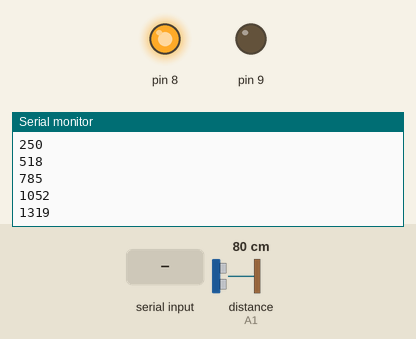
Recording of a sketch running on a simulated Arduino Leonardo, built with avr-gcc and run on an emulated ATmega32U4. Parts: output pins drawn as LEDs (lit = HIGH), the last lines printed to the serial monitor. Wiring (inferred from the names in the program): ultrasonic range finder: trigger A0; echo A1. Inputs (shaded band) come from the test bench; at power-on: distance to the obstacle (sensor on A1) 80 cm. The echo pulse lasts 58.3 µs per cm; pins used as bus, display or sensor lines are not drawn.

Above: at 1.4 s.
1.5 s: "A" received over Serial
At 2.2 s:
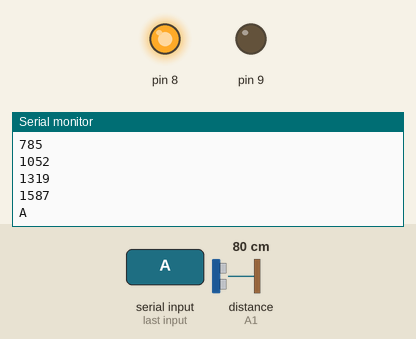
3.1 s: "B" received over Serial
At 5.0 s:
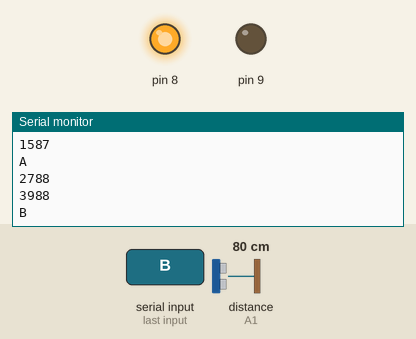
5.5 s: "C" received over Serial
At 7.2 s:
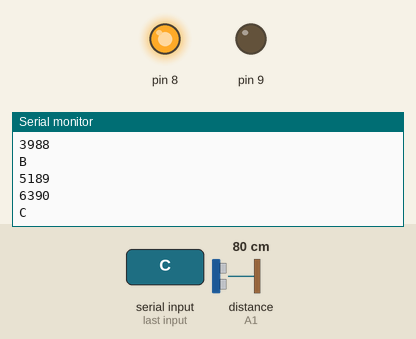
Timing chart, 0 to 8.7 s (numbered marks = the images above; inputs shaded):
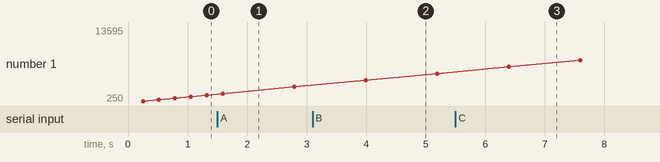

Measured:
- after the input at 1.5 s, the serial monitor: prints a new line after 0.10 s (image 1)
- after the input at 3.1 s, the serial monitor: prints a new line after 0.91 s (image 2)
- after the input at 5.5 s, the serial monitor: prints a new line after 0.91 s (image 3)
- plotted number 1: 1319 → 2788 after the input at 1.5 s

The sketch:

baize_hexapodRobot.ino
```cpp
#define speed_s 50


#define TRIGGER A0
#define ECHO A1

#define dis_min 20        //超声波避障距离
#define dis_max 180       //超声波检测最大值

int dis_u=30;

//蓝牙指令   A-前进  B-后退  C-左转  D-右转  E-停止
char now_cmd='E';

//zuobiao[i][0]为z,zuobiao[i][1]为y，zuobiao[i][2]为x
float zuobiao[8][3]={-15.0,-72.83,119.21,
-7.5,-68.5,119.21,
0,-67.83,119.21,
7.5,-68.5,119.21,
15,-72.83,119.21,
7.5,-77.16,119.21,
0,-77.83,119.21,
-7.5,-77.16,119.21,
};

float angle[8][3]={11.84,64.44,5.68,
6.1,80.25,15.56,
0,83.25,17.45,
-6.1,80.25,15.56,
-11.84,64.44,5.68,
-6.1,51.16,-2.23,
0,49.12,-3.39,
6.1,51.16,-2.23
};

void tingzhi()
{
  String s="";
  for(int i=1;i<=32;i++)
  {
      s+="#";
      s+=i;
      s+="P";
      int angle_s=1500;
      s+=angle_s;
  }
    s+="T200";
    Serial1.println(s);
    delay(speed_s);

}

void qianjin(){

  for(int j=0;j<=3;j++)
  {
      String s="";
      int i=4;
      s+="#";
      s+=i;
      s+="P";
      int angle_s=map(90-angle[j][0],0,180,500,2500);
      s+=angle_s;


      i=5;
      s+="#";
      s+=i;
      s+="P";
      angle_s=map(angle[j][1]+90,0,180,500,2500);
      s+=angle_s;

      i=6;
      s+="#";
      s+=i;
      s+="P";
      angle_s=map(90-angle[j][2],0,180,500,2500);
      s+=angle_s;

      i=7;
      s+="#";
      s+=i;
      s+="P";
      angle_s=map(90-angle[j+4][0],0,180,500,2500);
      s+=angle_s;

      i=8;
      s+="#";
      s+=i;
      s+="P";
      angle_s=map(angle[j+4][1]+90,0,180,500,2500);
      s+=angle_s;

      i=9;
      s+="#";
      s+=i;
      s+="P";
      angle_s=map(90-angle[j+4][2],0,180,500,2500);
      s+=angle_s;

      i=10;
      s+="#";
      s+=i;
      s+="P";
      angle_s=map(90-angle[j][0],0,180,500,2500);
      s+=angle_s;

      i=11;
      s+="#";
      s+=i;
      s+="P";
      angle_s=map(angle[j][1]+90,0,180,500,2500);
      s+=angle_s;

      i=12;
      s+="#";
      s+=i;
      s+="P";
      angle_s=map(90-angle[j][2],0,180,500,2500);
      s+=angle_s;

      i=21;
      s+="#";
      s+=i;
      s+="P";
      angle_s=map(90-angle[7-j][0],0,180,500,2500);
      s+=angle_s;


      i=22;
      s+="#";
      s+=i;
      s+="P";
      angle_s=map(angle[7-j][1]+90,0,180,500,2500);
      s+=angle_s;

      i=23;
      s+="#";
      s+=i;
      s+="P";
      angle_s=map(90-angle[7-j][2],0,180,500,2500);
      s+=angle_s;

      i=24;
      s+="#";
      s+=i;
      s+="P";
      angle_s=map(90+angle[j][0],0,180,500,2500);
      s+=angle_s;

      i=25;
      s+="#";
      s+=i;
      s+="P";
      angle_s=map(angle[j][1]+90,0,180,500,2500);
      s+=angle_s;

      i=26;
      s+="#";
      s+=i;
      s+="P";
      angle_s=map(90-angle[j][2],0,180,500,2500);
      s+=angle_s;

      i=27;
      s+="#";
      s+=i;
      s+="P";
      angle_s=map(90-angle[7-j][0],0,180,500,2500);
      s+=angle_s;


      i=28;
      s+="#";
      s+=i;
      s+="P";
      angle_s=map(angle[7-j][1]+90,0,180,500,2500);
      s+=angle_s;

      i=29;
      s+="#";
      s+=i;
      s+="P";
      angle_s=map(90-angle[7-j][2],0,180,500,2500);
      s+=angle_s;


      s+="T200";
    Serial1.println(s);
    delay(speed_s);
  }

  for(int j=4;j<=7;j++)
  {
      String s="";
      int i=4;
      s+="#";
      s+=i;
      s+="P";
      int angle_s=map(90-angle[j][0],0,180,500,2500);
      s+=angle_s;


      i=5;
      s+="#";
      s+=i;
      s+="P";
      angle_s=map(angle[j][1]+90,0,180,500,2500);
      s+=angle_s;

      i=6;
      s+="#";
      s+=i;
      s+="P";
      angle_s=map(90-angle[j][2],0,180,500,2500);
      s+=angle_s;

      i=7;
      s+="#";
      s+=i;
      s+="P";
      angle_s=map(90-angle[j-4][0],0,180,500,2500);
      s+=angle_s;

      i=8;
      s+="#";
      s+=i;
      s+="P";
      angle_s=map(angle[j-4][1]+90,0,180,500,2500);
      s+=angle_s;

      i=9;
      s+="#";
      s+=i;
      s+="P";
      angle_s=map(90-angle[j-4][2],0,180,500,2500);
      s+=angle_s;

      i=10;
      s+="#";
      s+=i;
      s+="P";
      angle_s=map(90-angle[j][0],0,180,500,2500);
      s+=angle_s;

      i=11;
      s+="#";
      s+=i;
      s+="P";
      angle_s=map(angle[j][1]+90,0,180,500,2500);
      s+=angle_s;

      i=12;
      s+="#";
      s+=i;
      s+="P";
      angle_s=map(90-angle[j][2],0,180,500,2500);
      s+=angle_s;

      i=21;
      s+="#";
      s+=i;
      s+="P";
      angle_s=map(90-angle[7-j][0],0,180,500,2500);
      s+=angle_s;

      i=22;
      s+="#";
      s+=i;
      s+="P";
      angle_s=map(angle[7-j][1]+90,0,180,500,2500);
      s+=angle_s;

      i=23;
      s+="#";
      s+=i;
      s+="P";
      angle_s=map(90-angle[7-j][2],0,180,500,2500);
      s+=angle_s;

      i=24;
      s+="#";
      s+=i;
      s+="P";
      angle_s=map(90+angle[j][0],0,180,500,2500);
      s+=angle_s;

      i=25;
      s+="#";
      s+=i;
      s+="P";
      angle_s=map(angle[j][1]+90,0,180,500,2500);
      s+=angle_s;

      i=26;
      s+="#";
      s+=i;
      s+="P";
      angle_s=map(90-angle[j][2],0,180,500,2500);
      s+=angle_s;

      i=27;
      s+="#";
      s+=i;
      s+="P";
      angle_s=map(90-angle[7-j][0],0,180,500,2500);
      s+=angle_s;


      i=28;
      s+="#";
      s+=i;
      s+="P";
      angle_s=map(angle[7-j][1]+90,0,180,500,2500);
      s+=angle_s;

      i=29;
      s+="#";
      s+=i;
      s+="P";
      angle_s=map(90-angle[7-j][2],0,180,500,2500);
      s+=angle_s;


      s+="T200";
    Serial1.println(s);
    delay(speed_s);
  }

}

void houtui()
{
    for(int j=0;j<=3;j++)
  {
      String s="";

      int i=4;
      s+="#";
      s+=i;
      s+="P";
      int angle_s=map(90-angle[7-j][0],0,180,500,2500);
      s+=angle_s;


      i=5;
      s+="#";
      s+=i;
      s+="P";
      angle_s=map(angle[7-j][1]+90,0,180,500,2500);
      s+=angle_s;

      i=6;
      s+="#";
      s+=i;
      s+="P";
      angle_s=map(90-angle[7-j][2],0,180,500,2500);
      s+=angle_s;

      i=7;
      s+="#";
      s+=i;
      s+="P";
      angle_s=map(90+angle[j][0],0,180,500,2500);
      s+=angle_s;

      i=8;
      s+="#";
      s+=i;
      s+="P";
      angle_s=map(angle[j][1]+90,0,180,500,2500);
      s+=angle_s;

      i=9;
      s+="#";
      s+=i;
      s+="P";
      angle_s=map(90-angle[j][2],0,180,500,2500);
      s+=angle_s;

      i=10;
      s+="#";
      s+=i;
      s+="P";
      angle_s=map(90-angle[7-j][0],0,180,500,2500);
      s+=angle_s;


      i=11;
      s+="#";
      s+=i;
      s+="P";
      angle_s=map(angle[7-j][1]+90,0,180,500,2500);
      s+=angle_s;

      i=12;
      s+="#";
      s+=i;
      s+="P";
      angle_s=map(90-angle[7-j][2],0,180,500,2500);
      s+=angle_s;

      i=21;
      s+="#";
      s+=i;
      s+="P";
      angle_s=map(90-angle[j][0],0,180,500,2500);
      s+=angle_s;


      i=22;
      s+="#";
      s+=i;
      s+="P";
      angle_s=map(angle[j][1]+90,0,180,500,2500);
      s+=angle_s;

      i=23;
      s+="#";
      s+=i;
      s+="P";
      angle_s=map(90-angle[j][2],0,180,500,2500);
      s+=angle_s;

      i=24;
      s+="#";
      s+=i;
      s+="P";
      angle_s=map(90-angle[j+4][0],0,180,500,2500);
      s+=angle_s;

      i=25;
      s+="#";
      s+=i;
      s+="P";
      angle_s=map(angle[j+4][1]+90,0,180,500,2500);
      s+=angle_s;

      i=26;
      s+="#";
      s+=i;
      s+="P";
      angle_s=map(90-angle[j+4][2],0,180,500,2500);
      s+=angle_s;

      i=27;
      s+="#";
      s+=i;
      s+="P";
      angle_s=map(90-angle[j][0],0,180,500,2500);
      s+=angle_s;

      i=28;
      s+="#";
      s+=i;
      s+="P";
      angle_s=map(angle[j][1]+90,0,180,500,2500);
      s+=angle_s;

      i=29;
      s+="#";
      s+=i;
      s+="P";
      angle_s=map(90-angle[j][2],0,180,500,2500);
      s+=angle_s;


      s+="T200";
    Serial1.println(s);
    delay(speed_s);
  }

  for(int j=4;j<=7;j++)
  {
      String s="";

      int i=4;
      s+="#";
      s+=i;
      s+="P";
      int  angle_s=map(90-angle[7-j][0],0,180,500,2500);
      s+=angle_s;

      i=5;
      s+="#";
      s+=i;
      s+="P";
      angle_s=map(angle[7-j][1]+90,0,180,500,2500);
      s+=angle_s;

      i=6;
      s+="#";
      s+=i;
      s+="P";
      angle_s=map(90-angle[7-j][2],0,180,500,2500);
      s+=angle_s;

      i=7;
      s+="#";
      s+=i;
      s+="P";
      angle_s=map(90+angle[j][0],0,180,500,2500);
      s+=angle_s;

      i=8;
      s+="#";
      s+=i;
      s+="P";
      angle_s=map(angle[j][1]+90,0,180,500,2500);
      s+=angle_s;

      i=9;
      s+="#";
      s+=i;
      s+="P";
      angle_s=map(90-angle[j][2],0,180,500,2500);
      s+=angle_s;

      i=10;
      s+="#";
      s+=i;
      s+="P";
      angle_s=map(90-angle[7-j][0],0,180,500,2500);
      s+=angle_s;


      i=11;
      s+="#";
      s+=i;
      s+="P";
      angle_s=map(angle[7-j][1]+90,0,180,500,2500);
      s+=angle_s;

      i=12;
      s+="#";
      s+=i;
      s+="P";
      angle_s=map(90-angle[7-j][2],0,180,500,2500);
      s+=angle_s;

      i=21;
      s+="#";
      s+=i;
      s+="P";
      angle_s=map(90-angle[j][0],0,180,500,2500);
      s+=angle_s;


      i=22;
      s+="#";
      s+=i;
      s+="P";
      angle_s=map(angle[j][1]+90,0,180,500,2500);
      s+=angle_s;

      i=23;
      s+="#";
      s+=i;
      s+="P";
      angle_s=map(90-angle[j][2],0,180,500,2500);
      s+=angle_s;

      i=24;
      s+="#";
      s+=i;
      s+="P";
      angle_s=map(90-angle[j-4][0],0,180,500,2500);
      s+=angle_s;

      i=25;
      s+="#";
      s+=i;
      s+="P";
      angle_s=map(angle[j-4][1]+90,0,180,500,2500);
      s+=angle_s;

      i=26;
      s+="#";
      s+=i;
      s+="P";
      angle_s=map(90-angle[j-4][2],0,180,500,2500);
      s+=angle_s;

      i=27;
      s+="#";
      s+=i;
      s+="P";
      angle_s=map(90-angle[j][0],0,180,500,2500);
      s+=angle_s;

      i=28;
      s+="#";
      s+=i;
      s+="P";
      angle_s=map(angle[j][1]+90,0,180,500,2500);
      s+=angle_s;

      i=29;
      s+="#";
      s+=i;
      s+="P";
      angle_s=map(90-angle[j][2],0,180,500,2500);
      s+=angle_s;


      s+="T200";
    Serial1.println(s);
    delay(speed_s);
  }
}

void zuozhuan()
{
    for(int j=0;j<=3;j++)
  {
      String s="";
      int i=4;
      s+="#";
      s+=i;
      s+="P";
      int angle_s=map(90-angle[j][0],0,180,500,2500);
      s+=angle_s;


      i=5;
      s+="#";
      s+=i;
      s+="P";
      angle_s=map(angle[j][1]+90,0,180,500,2500);
      s+=angle_s;

      i=6;
      s+="#";
      s+=i;
      s+="P";
      angle_s=map(90-angle[j][2],0,180,500,2500);
      s+=angle_s;

      i=7;
      s+="#";
      s+=i;
      s+="P";
      angle_s=map(90-angle[j+4][0],0,180,500,2500);
      s+=angle_s;

      i=8;
      s+="#";
      s+=i;
      s+="P";
      angle_s=map(angle[j+4][1]+90,0,180,500,2500);
      s+=angle_s;

      i=9;
      s+="#";
      s+=i;
      s+="P";
      angle_s=map(90-angle[j+4][2],0,180,500,2500);
      s+=angle_s;

      i=10;
      s+="#";
      s+=i;
      s+="P";
      angle_s=map(90-angle[j][0],0,180,500,2500);
      s+=angle_s;

      i=11;
      s+="#";
      s+=i;
      s+="P";
      angle_s=map(angle[j][1]+90,0,180,500,2500);
      s+=angle_s;

      i=12;
      s+="#";
      s+=i;
      s+="P";
      angle_s=map(90-angle[j][2],0,180,500,2500);
      s+=angle_s;


      i=21;
      s+="#";
      s+=i;
      s+="P";
      angle_s=map(90-angle[j][0],0,180,500,2500);
      s+=angle_s;


      i=22;
      s+="#";
      s+=i;
      s+="P";
      angle_s=map(angle[j][1]+90,0,180,500,2500);
      s+=angle_s;

      i=23;
      s+="#";
      s+=i;
      s+="P";
      angle_s=map(90-angle[j][2],0,180,500,2500);
      s+=angle_s;

      i=24;
      s+="#";
      s+=i;
      s+="P";
      angle_s=map(90-angle[j+4][0],0,180,500,2500);
      s+=angle_s;

      i=25;
      s+="#";
      s+=i;
      s+="P";
      angle_s=map(angle[j+4][1]+90,0,180,500,2500);
      s+=angle_s;

      i=26;
      s+="#";
      s+=i;
      s+="P";
      angle_s=map(90-angle[j+4][2],0,180,500,2500);
      s+=angle_s;

      i=27;
      s+="#";
      s+=i;
      s+="P";
      angle_s=map(90-angle[j][0],0,180,500,2500);
      s+=angle_s;

      i=28;
      s+="#";
      s+=i;
      s+="P";
      angle_s=map(angle[j][1]+90,0,180,500,2500);
      s+=angle_s;

      i=29;
      s+="#";
      s+=i;
      s+="P";
      angle_s=map(90-angle[j][2],0,180,500,2500);
      s+=angle_s;


      s+="T200";
    Serial1.println(s);
    delay(speed_s);
  }

  for(int j=4;j<=7;j++)
  {
      String s="";
      int i=4;
      s+="#";
      s+=i;
      s+="P";
      int angle_s=map(90-angle[j][0],0,180,500,2500);
      s+=angle_s;


      i=5;
      s+="#";
      s+=i;
      s+="P";
      angle_s=map(angle[j][1]+90,0,180,500,2500);
      s+=angle_s;

      i=6;
      s+="#";
      s+=i;
      s+="P";
      angle_s=map(90-angle[j][2],0,180,500,2500);
      s+=angle_s;

      i=7;
      s+="#";
      s+=i;
      s+="P";
      angle_s=map(90-angle[j-4][0],0,180,500,2500);
      s+=angle_s;

      i=8;
      s+="#";
      s+=i;
      s+="P";
      angle_s=map(angle[j-4][1]+90,0,180,500,2500);
      s+=angle_s;

      i=9;
      s+="#";
      s+=i;
      s+="P";
      angle_s=map(90-angle[j-4][2],0,180,500,2500);
      s+=angle_s;

      i=10;
      s+="#";
      s+=i;
      s+="P";
      angle_s=map(90-angle[j][0],0,180,500,2500);
      s+=angle_s;

      i=11;
      s+="#";
      s+=i;
      s+="P";
      angle_s=map(angle[j][1]+90,0,180,500,2500);
      s+=angle_s;

      i=12;
      s+="#";
      s+=i;
      s+="P";
      angle_s=map(90-angle[j][2],0,180,500,2500);
      s+=angle_s;


      i=21;
      s+="#";
      s+=i;
      s+="P";
      angle_s=map(90-angle[j][0],0,180,500,2500);
      s+=angle_s;


      i=22;
      s+="#";
      s+=i;
      s+="P";
      angle_s=map(angle[j][1]+90,0,180,500,2500);
      s+=angle_s;

      i=23;
      s+="#";
      s+=i;
      s+="P";
      angle_s=map(90-angle[j][2],0,180,500,2500);
      s+=angle_s;

      i=24;
      s+="#";
      s+=i;
      s+="P";
      angle_s=map(90-angle[j-4][0],0,180,500,2500);
      s+=angle_s;

      i=25;
      s+="#";
      s+=i;
      s+="P";
      angle_s=map(angle[j-4][1]+90,0,180,500,2500);
      s+=angle_s;

      i=26;
      s+="#";
      s+=i;
      s+="P";
      angle_s=map(90-angle[j-4][2],0,180,500,2500);
      s+=angle_s;

      i=27;
      s+="#";
      s+=i;
      s+="P";
      angle_s=map(90-angle[j][0],0,180,500,2500);
      s+=angle_s;

      i=28;
      s+="#";
      s+=i;
      s+="P";
      angle_s=map(angle[j][1]+90,0,180,500,2500);
      s+=angle_s;

      i=29;
      s+="#";
      s+=i;
      s+="P";
      angle_s=map(90-angle[j][2],0,180,500,2500);
      s+=angle_s;


      s+="T200";
    Serial1.println(s);
    delay(speed_s);
  }
}

void youzhuan()
{
    for(int j=0;j<=3;j++)
  {
      String s="";

      int i=4;
      s+="#";
      s+=i;
      s+="P";
      int angle_s=map(90-angle[7-j][0],0,180,500,2500);
      s+=angle_s;


      i=5;
      s+="#";
      s+=i;
      s+="P";
      angle_s=map(angle[7-j][1]+90,0,180,500,2500);
      s+=angle_s;

      i=6;
      s+="#";
      s+=i;
      s+="P";
      angle_s=map(90-angle[7-j][2],0,180,500,2500);
      s+=angle_s;

      i=7;
      s+="#";
      s+=i;
      s+="P";
      angle_s=map(90+angle[j][0],0,180,500,2500);
      s+=angle_s;

      i=8;
      s+="#";
      s+=i;
      s+="P";
      angle_s=map(angle[j][1]+90,0,180,500,2500);
      s+=angle_s;

      i=9;
      s+="#";
      s+=i;
      s+="P";
      angle_s=map(90-angle[j][2],0,180,500,2500);
      s+=angle_s;

      i=10;
      s+="#";
      s+=i;
      s+="P";
      angle_s=map(90-angle[7-j][0],0,180,500,2500);
      s+=angle_s;


      i=11;
      s+="#";
      s+=i;
      s+="P";
      angle_s=map(angle[7-j][1]+90,0,180,500,2500);
      s+=angle_s;

      i=12;
      s+="#";
      s+=i;
      s+="P";
      angle_s=map(90-angle[7-j][2],0,180,500,2500);
      s+=angle_s;


      i=21;
      s+="#";
      s+=i;
      s+="P";
      angle_s=map(90-angle[7-j][0],0,180,500,2500);
      s+=angle_s;


      i=22;
      s+="#";
      s+=i;
      s+="P";
      angle_s=map(angle[7-j][1]+90,0,180,500,2500);
      s+=angle_s;

      i=23;
      s+="#";
      s+=i;
      s+="P";
      angle_s=map(90-angle[7-j][2],0,180,500,2500);
      s+=angle_s;

      i=24;
      s+="#";
      s+=i;
      s+="P";
      angle_s=map(90+angle[j][0],0,180,500,2500);
      s+=angle_s;

      i=25;
      s+="#";
      s+=i;
      s+="P";
      angle_s=map(angle[j][1]+90,0,180,500,2500);
      s+=angle_s;

      i=26;
      s+="#";
      s+=i;
      s+="P";
      angle_s=map(90-angle[j][2],0,180,500,2500);
      s+=angle_s;

      i=27;
      s+="#";
      s+=i;
      s+="P";
      angle_s=map(90-angle[7-j][0],0,180,500,2500);
      s+=angle_s;


      i=28;
      s+="#";
      s+=i;
      s+="P";
      angle_s=map(angle[7-j][1]+90,0,180,500,2500);
      s+=angle_s;

      i=29;
      s+="#";
      s+=i;
      s+="P";
      angle_s=map(90-angle[7-j][2],0,180,500,2500);
      s+=angle_s;


      s+="T200";
    Serial1.println(s);
    delay(speed_s);
  }

  for(int j=4;j<=7;j++)
  {
      String s="";

      int i=4;
      s+="#";
      s+=i;
      s+="P";
      int  angle_s=map(90-angle[7-j][0],0,180,500,2500);
      s+=angle_s;

      i=5;
      s+="#";
      s+=i;
      s+="P";
      angle_s=map(angle[7-j][1]+90,0,180,500,2500);
      s+=angle_s;

      i=6;
      s+="#";
      s+=i;
      s+="P";
      angle_s=map(90-angle[7-j][2],0,180,500,2500);
      s+=angle_s;

      i=7;
      s+="#";
      s+=i;
      s+="P";
      angle_s=map(90+angle[j][0],0,180,500,2500);
      s+=angle_s;

      i=8;
      s+="#";
      s+=i;
      s+="P";
      angle_s=map(angle[j][1]+90,0,180,500,2500);
      s+=angle_s;

      i=9;
      s+="#";
      s+=i;
      s+="P";
      angle_s=map(90-angle[j][2],0,180,500,2500);
      s+=angle_s;

      i=10;
      s+="#";
      s+=i;
      s+="P";
      angle_s=map(90-angle[7-j][0],0,180,500,2500);
      s+=angle_s;


      i=11;
      s+="#";
      s+=i;
      s+="P";
      angle_s=map(angle[7-j][1]+90,0,180,500,2500);
      s+=angle_s;

      i=12;
      s+="#";
      s+=i;
      s+="P";
      angle_s=map(90-angle[7-j][2],0,180,500,2500);
      s+=angle_s;


      i=21;
      s+="#";
      s+=i;
      s+="P";
      angle_s=map(90-angle[7-j][0],0,180,500,2500);
      s+=angle_s;

      i=22;
      s+="#";
      s+=i;
      s+="P";
      angle_s=map(angle[7-j][1]+90,0,180,500,2500);
      s+=angle_s;

      i=23;
      s+="#";
      s+=i;
      s+="P";
      angle_s=map(90-angle[7-j][2],0,180,500,2500);
      s+=angle_s;

      i=24;
      s+="#";
      s+=i;
      s+="P";
      angle_s=map(90+angle[j][0],0,180,500,2500);
      s+=angle_s;

      i=25;
      s+="#";
      s+=i;
      s+="P";
      angle_s=map(angle[j][1]+90,0,180,500,2500);
      s+=angle_s;

      i=26;
      s+="#";
      s+=i;
      s+="P";
      angle_s=map(90-angle[j][2],0,180,500,2500);
      s+=angle_s;

      i=27;
      s+="#";
      s+=i;
      s+="P";
      angle_s=map(90-angle[7-j][0],0,180,500,2500);
      s+=angle_s;


      i=28;
      s+="#";
      s+=i;
      s+="P";
      angle_s=map(angle[7-j][1]+90,0,180,500,2500);
      s+=angle_s;

      i=29;
      s+="#";
      s+=i;
      s+="P";
      angle_s=map(90-angle[7-j][2],0,180,500,2500);
      s+=angle_s;


      s+="T200";
    Serial1.println(s);
    delay(speed_s);
  }
}


int dis(){
  Serial.println(millis());
  float dist=0;
  for(int i=0;i<3;i++)
  {
    digitalWrite(TRIGGER, LOW);
    delayMicroseconds(2);
    //将trigPin电平拉高10微秒
    digitalWrite(TRIGGER, HIGH);
    delayMicroseconds(10);
    digitalWrite(TRIGGER, LOW);
    // 读取echoPin电平,以毫秒为单位返回声波往返时间
    // 计算距离
    float distance = pulseIn(ECHO,HIGH)/58.0; //算成厘米
//    Serial.print("distance=");
//    Serial.println(distance);
    distance=(int(distance * 100.0))/100.0;//保留两位小数

    dist+=distance;
  }
//  Serial.println(millis());
  return int(dist/3.0);
}


void setup() {
  // put your setup code here, to run once:
  Serial.begin(9600);
  Serial1.begin(9600);
//  int a=35;
//  String s="The angle is:";
//  Serial.println("#4P1500T100");
//  delay(1000);
//  Serial.println("#4P1000T100");
//  delay(1000);
//  Serial.println("#4P1500T100");
//  s+=a;
//  Serial.println(s);
//  qianjin();
  pinMode(TRIGGER,OUTPUT);
  pinMode(ECHO,INPUT);
  pinMode(8,OUTPUT);
  pinMode(9,OUTPUT);
  digitalWrite(8,HIGH);
  digitalWrite(9,LOW);
  tingzhi();
  Serial.println("Init successful!");
}

void loop() {
  // put your main code here, to run repeatedly:
//  for(int s=0;s<=5;s++)
//  {
//    qianjin();
//  }
//  for(int s=0;s<=5;s++)
//  {
//    houtui();
//  }
//  zuozhuan();
//    youzhuan();
  dis_u=dis();
  if(Serial.available()>0)
  {
    now_cmd=Serial.read();
    Serial.println(now_cmd);
  }
  if(now_cmd=='A')
  {
    if((dis_u>=0)&&(dis_u<=dis_min))
    {
      for(int i=0;i<5;i++)
        houtui();
      for(int i=0;i<5;i++)
        youzhuan();
    }
    qianjin();
  }
  else if(now_cmd=='B')
  {
    houtui();
  }
  else if(now_cmd=='C')
  {
    zuozhuan();
  }
  else if(now_cmd=='D')
  {
    youzhuan();
  }
  else if(now_cmd=='E')
  {
    tingzhi();
  }
}
```
